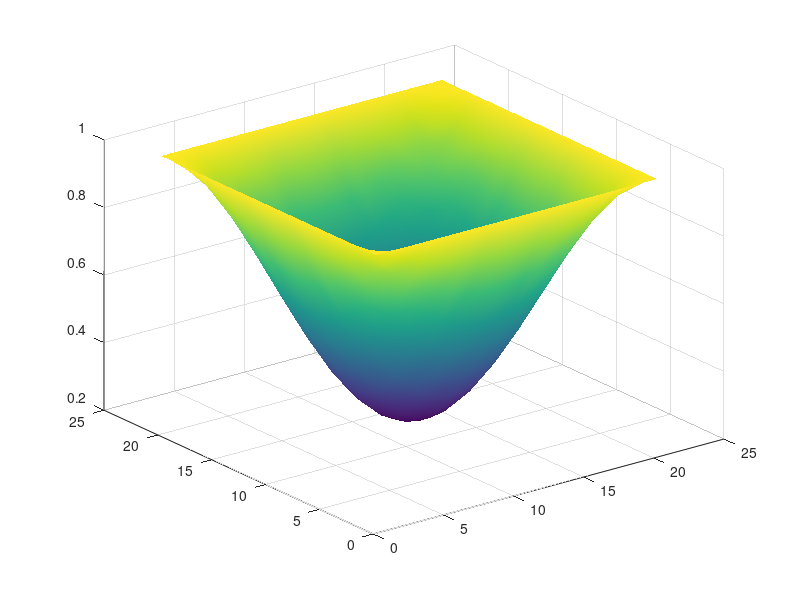

Source code (MATLAB): (Note: this script raises an error after producing the figure.)
% Auto-generated MATLAB script
field = [ ...
    1.00000000E+00   1.00000000E+00   1.00000000E+00   1.00000000E+00   1.00000000E+00   1.00000000E+00   1.00000000E+00   1.00000000E+00   1.00000000E+00   1.00000000E+00   1.00000000E+00   1.00000000E+00   1.00000000E+00   1.00000000E+00   1.00000000E+00   1.00000000E+00   1.00000000E+00   1.00000000E+00   1.00000000E+00   1.00000000E+00   1.00000000E+00; ...
    1.00000000E+00   9.79410946E-01   9.59512472E-01   9.40916896E-01   9.24177468E-01   9.09657240E-01   8.97657275E-01   8.88274193E-01   8.81603062E-01   8.77595186E-01   8.76277566E-01   8.77595186E-01   8.81603062E-01   8.88274193E-01   8.97657275E-01   9.09657240E-01   9.24177468E-01   9.40916896E-01   9.59512472E-01   9.79410946E-01   1.00000000E+00; ...
    1.00000000E+00   9.59512472E-01   9.20361280E-01   8.83815408E-01   8.50860655E-01   8.22344005E-01   7.98702240E-01   7.80294299E-01   7.67130673E-01   7.59293735E-01   7.56658494E-01   7.59293735E-01   7.67130673E-01   7.80294299E-01   7.98702240E-01   8.22344005E-01   8.50860655E-01   8.83815408E-01   9.20361280E-01   9.59512472E-01   1.00000000E+00; ...
    1.00000000E+00   9.40916896E-01   8.83815408E-01   8.30455840E-01   7.82422066E-01   7.40761161E-01   7.06329703E-01   6.79412127E-01   6.60271406E-01   6.48776233E-01   6.44994140E-01   6.48776233E-01   6.60271406E-01   6.79412127E-01   7.06329703E-01   7.40761161E-01   7.82422066E-01   8.30455840E-01   8.83815408E-01   9.40916896E-01   1.00000000E+00; ...
    1.00000000E+00   9.24177468E-01   8.50860655E-01   7.82422066E-01   7.20716536E-01   6.67318821E-01   6.23059094E-01   5.88593423E-01   5.63955188E-01   5.49281240E-01   5.44352472E-01   5.49281240E-01   5.63955188E-01   5.88593423E-01   6.23059094E-01   6.67318821E-01   7.20716536E-01   7.82422066E-01   8.50860655E-01   9.24177468E-01   1.00000000E+00; ...
    1.00000000E+00   9.09657240E-01   8.22344005E-01   7.40761161E-01   6.67318821E-01   6.03633881E-01   5.50995648E-01   5.09857774E-01   4.80598032E-01   4.63035703E-01   4.57250267E-01   4.63035703E-01   4.80598032E-01   5.09857774E-01   5.50995648E-01   6.03633881E-01   6.67318821E-01   7.40761161E-01   8.22344005E-01   9.09657240E-01   1.00000000E+00; ...
    1.00000000E+00   8.97657275E-01   7.98702240E-01   7.06329703E-01   6.23059094E-01   5.50995648E-01   4.91281360E-01   4.44773734E-01   4.11541522E-01   3.91739786E-01   3.85097802E-01   3.91739786E-01   4.11541522E-01   4.44773734E-01   4.91281360E-01   5.50995648E-01   6.23059094E-01   7.06329703E-01   7.98702240E-01   8.97657275E-01   1.00000000E+00; ...
    1.00000000E+00   8.88274193E-01   7.80294299E-01   6.79412127E-01   5.88593423E-01   5.09857774E-01   4.44773734E-01   3.93926024E-01   3.57750982E-01   3.36050630E-01   3.28892857E-01   3.36050630E-01   3.57750982E-01   3.93926024E-01   4.44773734E-01   5.09857774E-01   5.88593423E-01   6.79412127E-01   7.80294299E-01   8.88274193E-01   1.00000000E+00; ...
    1.00000000E+00   8.81603062E-01   7.67130673E-01   6.60271406E-01   5.63955188E-01   4.80598032E-01   4.11541522E-01   3.57750982E-01   3.19328487E-01   2.96424925E-01   2.88751394E-01   2.96424925E-01   3.19328487E-01   3.57750982E-01   4.11541522E-01   4.80598032E-01   5.63955188E-01   6.60271406E-01   7.67130673E-01   8.81603062E-01   1.00000000E+00; ...
    1.00000000E+00   8.77595186E-01   7.59293735E-01   6.48776233E-01   5.49281240E-01   4.63035703E-01   3.91739786E-01   3.36050630E-01   2.96424925E-01   2.72663414E-01   2.64819384E-01   2.72663414E-01   2.96424925E-01   3.36050630E-01   3.91739786E-01   4.63035703E-01   5.49281240E-01   6.48776174E-01   7.59293735E-01   8.77595186E-01   1.00000000E+00; ...
    1.00000000E+00   8.76277566E-01   7.56658494E-01   6.44994140E-01   5.44352472E-01   4.57250267E-01   3.85097802E-01   3.28892857E-01   2.88751394E-01   2.64819384E-01   2.56804943E-01   2.64819384E-01   2.88751394E-01   3.28892857E-01   3.85097802E-01   4.57250267E-01   5.44352412E-01   6.44994140E-01   7.56658494E-01   8.76277566E-01   1.00000000E+00; ...
    1.00000000E+00   8.77595186E-01   7.59293735E-01   6.48776233E-01   5.49281240E-01   4.63035703E-01   3.91739786E-01   3.36050630E-01   2.96424925E-01   2.72663414E-01   2.64819384E-01   2.72663414E-01   2.96424925E-01   3.36050659E-01   3.91739786E-01   4.63035703E-01   5.49281240E-01   6.48776174E-01   7.59293735E-01   8.77595186E-01   1.00000000E+00; ...
    1.00000000E+00   8.81603062E-01   7.67130673E-01   6.60271406E-01   5.63955188E-01   4.80598032E-01   4.11541522E-01   3.57750982E-01   3.19328487E-01   2.96424925E-01   2.88751394E-01   2.96424925E-01   3.19328487E-01   3.57750982E-01   4.11541551E-01   4.80598032E-01   5.63955188E-01   6.60271406E-01   7.67130673E-01   8.81603062E-01   1.00000000E+00; ...
    1.00000000E+00   8.88274193E-01   7.80294299E-01   6.79412127E-01   5.88593423E-01   5.09857774E-01   4.44773734E-01   3.93926024E-01   3.57750982E-01   3.36050630E-01   3.28892857E-01   3.36050659E-01   3.57750982E-01   3.93926024E-01   4.44773734E-01   5.09857774E-01   5.88593423E-01   6.79412127E-01   7.80294299E-01   8.88274193E-01   1.00000000E+00; ...
    1.00000000E+00   8.97657275E-01   7.98702240E-01   7.06329703E-01   6.23059094E-01   5.50995648E-01   4.91281360E-01   4.44773734E-01   4.11541522E-01   3.91739786E-01   3.85097802E-01   3.91739786E-01   4.11541551E-01   4.44773734E-01   4.91281331E-01   5.50995648E-01   6.23059094E-01   7.06329703E-01   7.98702240E-01   8.97657275E-01   1.00000000E+00; ...
    1.00000000E+00   9.09657240E-01   8.22344005E-01   7.40761161E-01   6.67318821E-01   6.03633881E-01   5.50995648E-01   5.09857774E-01   4.80598032E-01   4.63035703E-01   4.57250267E-01   4.63035703E-01   4.80598032E-01   5.09857774E-01   5.50995648E-01   6.03633881E-01   6.67318821E-01   7.40761161E-01   8.22344005E-01   9.09657240E-01   1.00000000E+00; ...
    1.00000000E+00   9.24177468E-01   8.50860655E-01   7.82422066E-01   7.20716536E-01   6.67318821E-01   6.23059094E-01   5.88593423E-01   5.63955188E-01   5.49281240E-01   5.44352412E-01   5.49281240E-01   5.63955188E-01   5.88593423E-01   6.23059094E-01   6.67318821E-01   7.20716536E-01   7.82422066E-01   8.50860655E-01   9.24177468E-01   1.00000000E+00; ...
    1.00000000E+00   9.40916896E-01   8.83815408E-01   8.30455840E-01   7.82422066E-01   7.40761161E-01   7.06329703E-01   6.79412127E-01   6.60271406E-01   6.48776174E-01   6.44994140E-01   6.48776174E-01   6.60271406E-01   6.79412127E-01   7.06329703E-01   7.40761161E-01   7.82422066E-01   8.30455840E-01   8.83815408E-01   9.40916896E-01   1.00000000E+00; ...
    1.00000000E+00   9.59512472E-01   9.20361280E-01   8.83815408E-01   8.50860655E-01   8.22344005E-01   7.98702240E-01   7.80294299E-01   7.67130673E-01   7.59293735E-01   7.56658494E-01   7.59293735E-01   7.67130673E-01   7.80294299E-01   7.98702240E-01   8.22344005E-01   8.50860655E-01   8.83815408E-01   9.20361280E-01   9.59512472E-01   1.00000000E+00; ...
    1.00000000E+00   9.79410946E-01   9.59512472E-01   9.40916896E-01   9.24177468E-01   9.09657240E-01   8.97657275E-01   8.88274193E-01   8.81603062E-01   8.77595186E-01   8.76277566E-01   8.77595186E-01   8.81603062E-01   8.88274193E-01   8.97657275E-01   9.09657240E-01   9.24177468E-01   9.40916896E-01   9.59512472E-01   9.79410946E-01   1.00000000E+00; ...
    1.00000000E+00   1.00000000E+00   1.00000000E+00   1.00000000E+00   1.00000000E+00   1.00000000E+00   1.00000000E+00   1.00000000E+00   1.00000000E+00   1.00000000E+00   1.00000000E+00   1.00000000E+00   1.00000000E+00   1.00000000E+00   1.00000000E+00   1.00000000E+00   1.00000000E+00   1.00000000E+00   1.00000000E+00   1.00000000E+00   1.00000000E+00 ];

% Surface plot (auto-generated)
[ny, nx] = size(field);
[X, Y] = meshgrid(1:nx, 1:ny);
fig = figure('Color','w');
ax = axes('Parent', fig);
h = surf(ax, X, Y, field);
shading(ax, 'interp');
colormap(ax, parula);
cb = colorbar(ax);
cb.Label.String = 'field value';
grid(ax, 'on');
box(ax, 'on');
axis(ax, 'tight');
view(ax, 45, 30);
xlabel(ax, 'i (x index)');
ylabel(ax, 'j (y index)');
zlabel(ax, 'field');
title(ax, sprintf('field (%d x %d)', ny, nx));
set(ax, 'FontSize', 12, 'LineWidth', 1);
set(h, 'EdgeColor', 'k');
drawnow;
